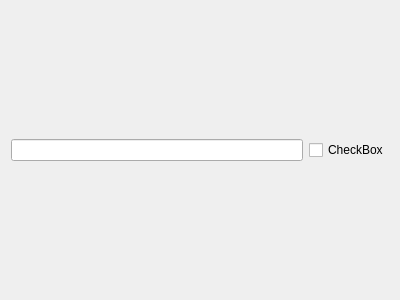
<?xml version="1.0" encoding="UTF-8"?>
<ui version="4.0">
 <class>Task</class>
 <widget class="QWidget" name="Task">
  <property name="geometry">
   <rect>
    <x>0</x>
    <y>0</y>
    <width>400</width>
    <height>300</height>
   </rect>
  </property>
  <property name="windowTitle">
   <string>Form</string>
  </property>
  <layout class="QHBoxLayout" name="horizontalLayout">
   <item>
    <widget class="QLineEdit" name="Mitext"/>
   </item>
   <item>
    <widget class="QCheckBox" name="checkbox">
     <property name="text">
      <string>CheckBox</string>
     </property>
    </widget>
   </item>
  </layout>
 </widget>
 <resources/>
 <connections/>
</ui>
